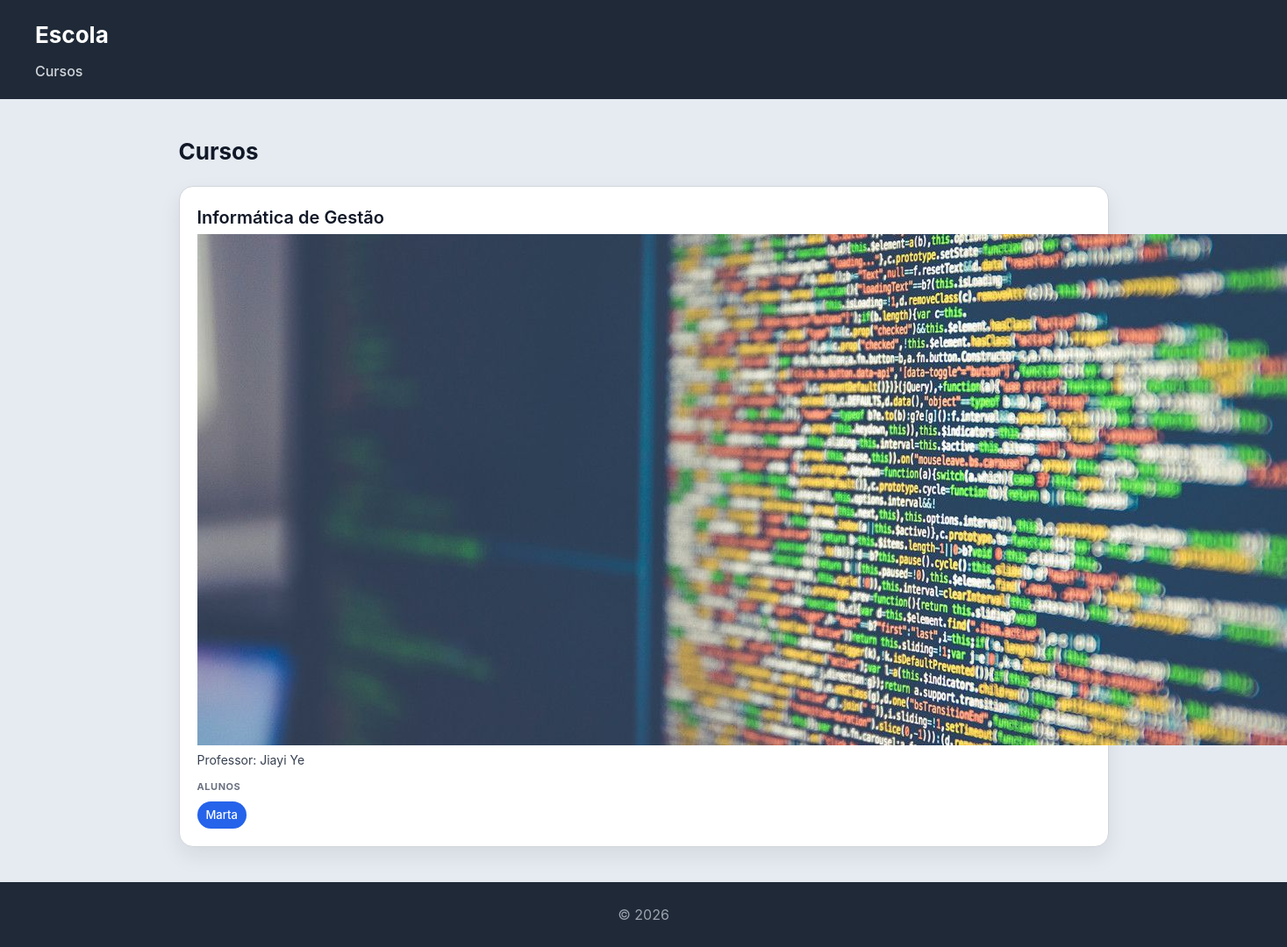
/escola/cursos/, run on the app's committed database.
### escola/models.py (models this page shows, shortened)
class Curso(models.Model):
    nome = models.CharField(max_length=100)
    imagem = models.ImageField(upload_to='cursos/')
    professor = models.ForeignKey(Professor, on_delete=models.CASCADE, related_name='cursos')
    alunos = models.ManyToManyField(Aluno, related_name='cursos')

class Professor(models.Model):
    nome = models.CharField(max_length=100)
    email = models.EmailField()

class Aluno(models.Model):
    nome = models.CharField(max_length=100)
    numero = models.CharField(max_length=20, unique=True)

### escola/views.py (the view)
# urls.py: path('cursos/', views.cursos_view, name="cursos"),
def cursos_view(request):
    cursos = Curso.objects.select_related('professor').prefetch_related('alunos').all()
    return render(request, 'escola/cursos.html', {'cursos': cursos})

### escola/templates/escola/cursos.html
{% extends "escola/base.html" %}
{% block content %}
<h2>Cursos</h2>
<section>
    {% for curso in cursos %}
    <article>
        <header>
            <h3>{{ curso.nome }}</h3>
            <img src="{{ curso.imagem.url }}" alt="Imagem do logotipo {{ curso.imagem.name }}">
            <p>Professor: {{ curso.professor.nome }}</p>
        </header>
        <section>
            <h4>Alunos</h4>
            <ul>
                {% for aluno in curso.alunos.all %}
                    <li>{{ aluno.nome }}</li>
                {% empty %}
                    <li>Sem alunos inscritos</li>
                {% endfor %}
            </ul>
        </section>
    </article>
    {% endfor %}
</section>
{% endblock %}

### escola/static/escola/styles.css (style rules this page uses)
* { box-sizing: border-box; margin: 0; padding: 0; }
body { font-family: "Inter", "Segoe UI", system-ui, -apple-system, sans-serif; background: #e6ebf2; color: #111827; line-height: 1.5; }
h2 { margin-bottom: 20px; font-size: 26px; }
section > article { background: white; padding: 20px; border-radius: 16px; border: 1px solid #d1d5db; box-shadow: 0 10px 25px rgba(0,0,0,0.08); transition: all 0.25s ease; margin-bottom: 20px; }
article > header { margin-bottom: 12px; }
article > header > h3 { font-size: 20px; font-weight: 600; margin-bottom: 4px; }
article > header > p { font-size: 14px; color: #374151; }
article > section { margin-top: 10px; }
article > section > h4 { font-size: 11px; text-transform: uppercase; color: #6b7280; margin-bottom: 8px; letter-spacing: 0.05em; }
article > section > ul { list-style: none; display: flex; flex-wrap: wrap; gap: 8px; }
article > section > ul > li { background: #2563eb; color: white; padding: 6px 10px; border-radius: 999px; font-size: 13px; font-weight: 500; }

### data on the page
Curso: nome "Informática de Gestão", imagem (picture), professor.nome "Jiayi Ye"
Aluno: nome "Marta"
